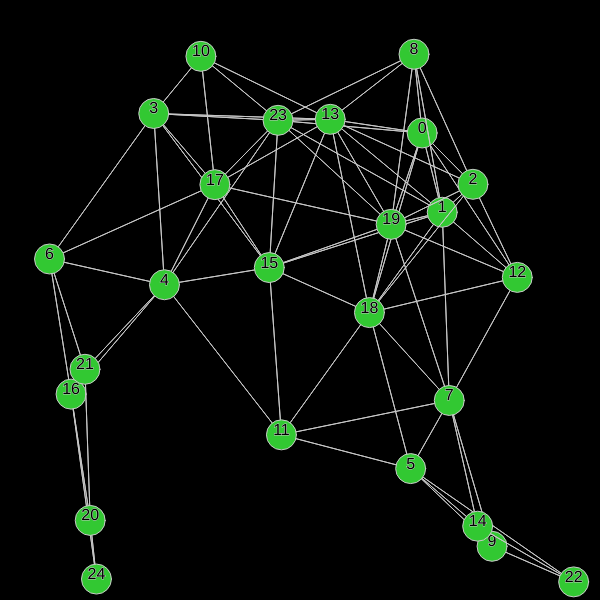
Frame 1 (no input)
Frame 60 (no input): identical to frame 1, image omitted
Frame 120 (the mouse pressed at the canvas centre since frame 60): identical to frame 1, image omitted

The p5.js sketch that drew this single still picture (run headless with seeded random() and noise() and a simulated clock; from frame 60 on, the mouse is pressed at the canvas centre):

// p5.js sketch
// ── sketch.js
var dimension=600;
var numNodes=25;
var chance=50;

var sizeN=30;
var lineWeight=200;
var delta_t=1;

var sizeM=sizeN*.75;
var nodes=[];
var messArry=[];
//var mode="random";
var mode="closest";
var distance=200;

function setup() {
	createCanvas(dimension, dimension);
  for(var i=0;i<numNodes;i++){
    nodes[i]=new node(i);
  }
  if(mode=="random"){
    for(var i=0;i<numNodes;i++){
      do{
        do{
          var value=round(random(-.49,numNodes-.51));
        }while(value==i);//while not different

        if(checkNew(nodes[i].connections,value)){//add the connection to both nodes
          nodes[i].connections[nodes[i].connections.length]=value;
          nodes[value].connections[nodes[value].connections.length]=i;
        }
      }while(random(0,100)<=chance&&nodes[i].connections.length<numNodes);
    }
  }
  else if(mode=="closest"){
    nodes.forEach((node,index)=>{
      var closest=dimension;
      var closeIndex;
      for(var i=0;i<numNodes;i++){
        if(index!=i){
          var currDist=dist(node.x,node.y,nodes[i].x,nodes[i].y);
          if(currDist<closest){
            closest=currDist;
            closeIndex=i;
          }
          if(currDist<distance&&checkNew(node.connections,index)){
            node.connections[node.connections.length]=i;
            nodes[i].connections[nodes[i].connections.length]=index;
          }
        }
      }
      if(node.connections.length==0){
        node.connections[node.connections.length]=closeIndex;
        nodes[closeIndex].connections[nodes[closeIndex].connections.length]=index;
      }
    });
  }
}

function draw() {
  background(0);
  nodes.forEach((node)=>{node.show()});//show every nodes

  messArry.forEach((mess,index)=>{
        if(!mess.complete){//if not complete run the message functions
        if(keyCode!=32){
        mess.findTarget();
        mess.update();
        }
        mess.show();
      }
      else{//otherwise remove the message
        this.splice(index,1);
      }
  });
}

function checkNew(arry,value){
  var valid=true;
  arry.forEach((element)=>{//determine if any element already exists in the array
    if(element==value){
      valid=false;
    }
  });
  return(valid);
}

function newMessage(start , end , mess){
  messArry[messArry.length]=new message(start,end,mess);
}

// ── message.js
function message(start,goal,message){
  angleMode(RADIANS);
  this.start=start;
  this.goal=goal;
  this.message=message;
  this.x=nodes[this.start].x;
  this.y=nodes[this.start].y;
  this.dir=0;
  this.visited=[];
  this.started=false;
  this.final=start;
  this.complete=false;
  this.created=millis();
  this.findTarget=function(){
    if(this.started){
      if((this.dir<0&&this.y<nodes[this.final].y)||(this.dir>0&&this.y>nodes[this.final].y)||((this.dir<PI/2&&this.dir>-PI/2)&&this.x>nodes[this.final].x)||((this.dir>PI/2||this.dir<-PI/2)&&this.x<nodes[this.final].x)){//if at target
        this.started=false;
        if(this.final==this.goal){//if at goal
          this.complete=true;
          var timeTaken=millis()-this.created;
          console.log(this.goal+"\trecieved: "+this.message+" in: "+int(timeTaken)/1000);
        }
      }
    }
    if(!this.started&&!this.complete){
      this.visited[this.visited.length]=this.start;
      var unvisited=[];
      for(var i=0;i<nodes[this.final].connections.length;i++){
        if(nodes[this.final].connections[i]==this.goal){
          i=nodes[this.final].connections.length+5;
        }
        else if(checkNew(this.visited,nodes[this.final].connections[i])){
          unvisited[unvisited.length]=nodes[this.final].connections[i];
        }
      }
      this.start=this.final;
      if(i>nodes[this.final].connections.length){//found target
        this.final=this.goal;
      }
      else if(unvisited.length>0){//new node to visit
        this.final=unvisited[round(random(-.49,unvisited.length-.51))];
      }
      else{//visited all nodes
        do{
          this.final=nodes[this.final].connections[round(random(-.49,nodes[this.final].connections.length-.51))];
        }while(this.final==this.visited[this.visited.length-1]&&nodes[this.start].connections.length>1);
      }
      this.dir=atan2(nodes[this.final].y-nodes[this.start].y,nodes[this.final].x-nodes[this.start].x);
      this.x=nodes[this.start].x;
      this.y=nodes[this.start].y;
    }
  }
  this.update=function(){//parametric
    this.x+=cos(this.dir)*delta_t;
    this.y+=sin(this.dir)*delta_t;
    if(!this.started){
      this.started=true;
    }
  }
  this.show=function(){
    ellipseMode(CENTER);
    fill(200,200,50);
    ellipse(this.x,this.y,sizeM,sizeM);
  }
}

// ── nodes.js
function node(index){
  this.index=index;
  do{
    var valid=true;
    this.x=random(0,dimension-sizeN);
    this.y=random(0,dimension-sizeN);
    for(var i=0;i<this.index;i++){
        if(dist(nodes[i].x,nodes[i].y,this.x,this.y)<sizeN){
          valid=false;
        }
      }
  }while(!valid);
  this.x+=sizeN/2;
  this.y+=sizeN/2;
  this.connections=[];
  this.show=function(){
    for(var i=0;i<this.connections.length;i++){
      if(this.connections[i]>this.index){
        fill(125);
        stroke(lineWeight);
        line(this.x,this.y,nodes[this.connections[i]].x,nodes[this.connections[i]].y);
      }
    }
    fill(50,200,50);
    ellipseMode(CENTER);
    ellipse(this.x,this.y,sizeN,sizeN);

    textSize(16);
    textAlign(CENTER);
    fill(0);
    text(this.index,this.x,this.y);
  }
}
